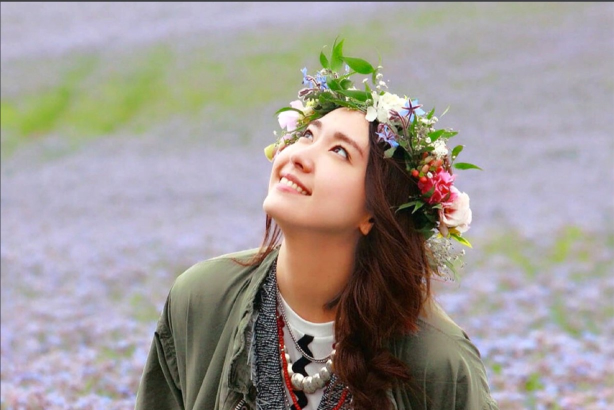
#> input picture OpenCV301/ImageFile/m1.jpg, 1228 x 820 px, found by its file name (shown at 1/2 size)
$ python GrabCutImageSegmentation.py
#> lines starting #> are read from the running program, lines starting #| are printed output that depends on the picture
import cv2 as cv
import numpy as np

src = cv.imread("OpenCV301/ImageFile/m1.jpg")
#> src is the input picture: shape (820, 1228, 3); mean B, G, R 151.2, 153.7, 160.4

src = cv.resize(src, (0,0), fx=0.5, fy=0.5)
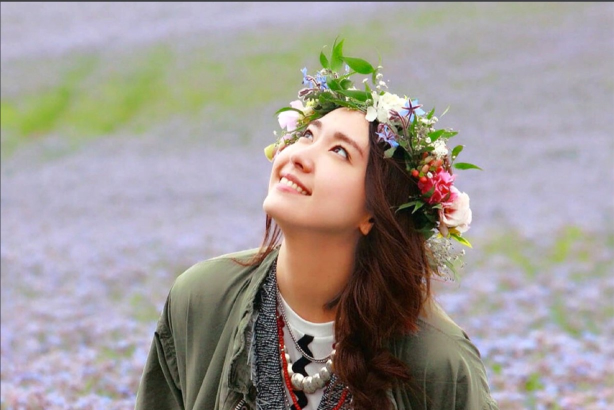
#> src: shape (410, 614, 3); mean B, G, R 151.3, 153.8, 160.6
cv.imshow("Original", src)
cv.waitKey(0)

#> (the run stopped early here; a loop or call above may not have finished)

$ run again, with OpenCV301/ImageFile/blok.jpg copied over OpenCV301/ImageFile/m1.jpg
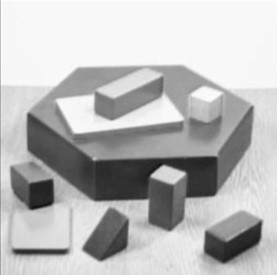
#> input picture OpenCV301/ImageFile/blok.jpg, 277 x 275 px, found by its file name
#> src is the input picture: shape (275, 277, 3); mean B, G, R 186.6, 186.5, 186.5
#> `src = cv.resize(src, (0,0), fx=0.5, fy=0.5)`:
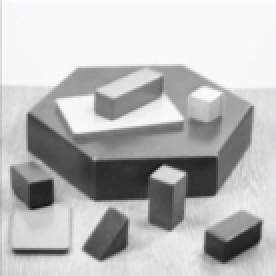
#> src: shape (138, 138, 3) (shown 2 times larger); mean B, G, R 186.6, 186.6, 186.6
